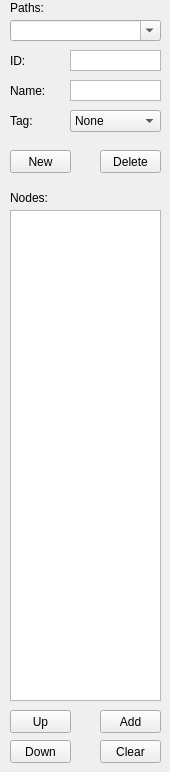
    <widget class="QWidget" name="paths">
     <attribute name="title">
      <string>Paths</string>
     </attribute>
     <widget class="QPlainTextEdit" name="plainPathID">
      <property name="geometry">
       <rect>
        <x>70</x>
        <y>50</y>
        <width>91</width>
        <height>21</height>
       </rect>
      </property>
      <property name="verticalScrollBarPolicy">
       <enum>Qt::ScrollBarPolicy::ScrollBarAlwaysOff</enum>
      </property>
      <property name="horizontalScrollBarPolicy">
       <enum>Qt::ScrollBarPolicy::ScrollBarAlwaysOff</enum>
      </property>
      <property name="undoRedoEnabled">
       <bool>false</bool>
      </property>
      <property name="lineWrapMode">
       <enum>QPlainTextEdit::LineWrapMode::NoWrap</enum>
      </property>
      <property name="readOnly">
       <bool>true</bool>
      </property>
     </widget>
     <widget class="QLabel" name="labelPathID">
      <property name="geometry">
       <rect>
        <x>10</x>
        <y>50</y>
        <width>61</width>
        <height>21</height>
       </rect>
      </property>
      <property name="text">
       <string>ID:</string>
      </property>
     </widget>
     <widget class="QListWidget" name="listPathNodes">
      <property name="geometry">
       <rect>
        <x>10</x>
        <y>210</y>
        <width>151</width>
        <height>491</height>
       </rect>
      </property>
      <property name="selectionMode">
       <enum>QAbstractItemView::SelectionMode::ExtendedSelection</enum>
      </property>
     </widget>
     <widget class="QPlainTextEdit" name="plainPathName">
      <property name="geometry">
       <rect>
        <x>70</x>
        <y>80</y>
        <width>91</width>
        <height>21</height>
       </rect>
      </property>
      <property name="verticalScrollBarPolicy">
       <enum>Qt::ScrollBarPolicy::ScrollBarAlwaysOff</enum>
      </property>
      <property name="horizontalScrollBarPolicy">
       <enum>Qt::ScrollBarPolicy::ScrollBarAlwaysOff</enum>
      </property>
      <property name="lineWrapMode">
       <enum>QPlainTextEdit::LineWrapMode::NoWrap</enum>
      </property>
      <property name="readOnly">
       <bool>false</bool>
      </property>
     </widget>
     <widget class="QLabel" name="labelPathTag">
      <property name="geometry">
       <rect>
        <x>10</x>
        <y>110</y>
        <width>61</width>
        <height>21</height>
       </rect>
      </property>
      <property name="text">
       <string>Tag:</string>
      </property>
     </widget>
     <widget class="QComboBox" name="comboPathTag">
      <property name="geometry">
       <rect>
        <x>70</x>
        <y>110</y>
        <width>91</width>
        <height>22</height>
       </rect>
      </property>
      <item>
       <property name="text">
        <string>None</string>
       </property>
      </item>
     </widget>
     <widget class="QLabel" name="labelPathName">
      <property name="geometry">
       <rect>
        <x>10</x>
        <y>80</y>
        <width>61</width>
        <height>21</height>
       </rect>
      </property>
      <property name="text">
       <string>Name:</string>
      </property>
     </widget>
     <widget class="QPushButton" name="pushPathDelete">
      <property name="geometry">
       <rect>
        <x>100</x>
        <y>150</y>
        <width>61</width>
        <height>23</height>
       </rect>
      </property>
      <property name="text">
       <string>Delete</string>
      </property>
     </widget>
     <widget class="QLabel" name="labelPathsList">
      <property name="geometry">
       <rect>
        <x>10</x>
        <y>0</y>
        <width>151</width>
        <height>16</height>
       </rect>
      </property>
      <property name="text">
       <string>Paths:</string>
      </property>
     </widget>
     <widget class="QPushButton" name="pushPathNew">
      <property name="geometry">
       <rect>
        <x>10</x>
        <y>150</y>
        <width>61</width>
        <height>23</height>
       </rect>
      </property>
      <property name="text">
       <string>New</string>
      </property>
     </widget>
     <widget class="QComboBox" name="comboPathsList">
      <property name="geometry">
       <rect>
        <x>10</x>
        <y>20</y>
        <width>151</width>
        <height>21</height>
       </rect>
      </property>
      <property name="editable">
       <bool>true</bool>
      </property>
      <property name="insertPolicy">
       <enum>QComboBox::InsertPolicy::NoInsert</enum>
      </property>
     </widget>
     <widget class="QLabel" name="labelPathNodes">
      <property name="geometry">
       <rect>
        <x>10</x>
        <y>190</y>
        <width>151</width>
        <height>16</height>
       </rect>
      </property>
      <property name="text">
       <string>Nodes:</string>
      </property>
     </widget>
     <widget class="QPushButton" name="pushPathNodesAdd">
      <property name="geometry">
       <rect>
        <x>100</x>
        <y>710</y>
        <width>61</width>
        <height>23</height>
       </rect>
      </property>
      <property name="text">
       <string>Add</string>
      </property>
     </widget>
     <widget class="QPushButton" name="pushPathNodesClear">
      <property name="geometry">
       <rect>
        <x>100</x>
        <y>740</y>
        <width>61</width>
        <height>23</height>
       </rect>
      </property>
      <property name="text">
       <string>Clear</string>
      </property>
     </widget>
     <widget class="QPushButton" name="pushPathNodeUp">
      <property name="geometry">
       <rect>
        <x>10</x>
        <y>710</y>
        <width>61</width>
        <height>23</height>
       </rect>
      </property>
      <property name="text">
       <string>Up</string>
      </property>
     </widget>
     <widget class="QPushButton" name="pushPathNodeDown">
      <property name="geometry">
       <rect>
        <x>10</x>
        <y>740</y>
        <width>61</width>
        <height>23</height>
       </rect>
      </property>
      <property name="text">
       <string>Down</string>
      </property>
     </widget>
    </widget>
